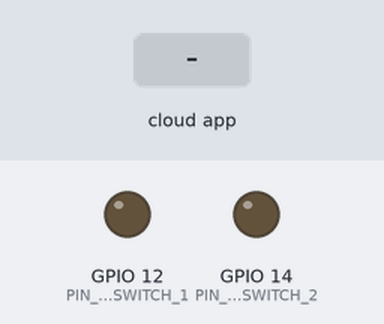
The sketch below on a simulated ESP32. On the bench: output pins drawn as LEDs (lit = HIGH). Inputs (shaded band) come from the test bench. The RemoteXY app is connected.

Above: at 1.2 s.
1.3 s: the phone or cloud app sets pushSwitch_1 to 1
At 2.1 s:
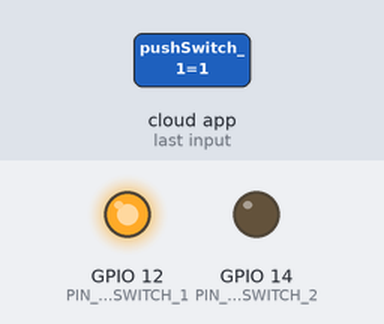
2.8 s: the phone or cloud app sets pushSwitch_2 to 1
At 3.3 s:
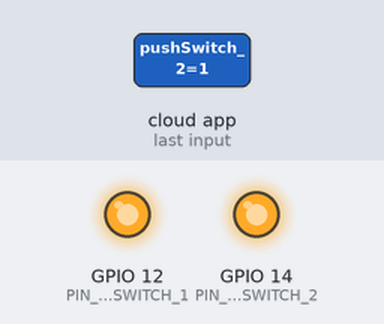
4.3 s: the phone or cloud app sets pushSwitch_1 to 0
At 5.5 s:
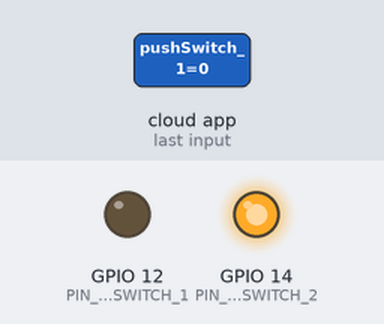
5.8 s: the phone or cloud app sets pushSwitch_2 to 0
At 6.7 s:
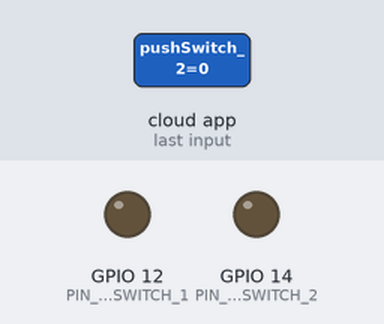
Timing chart, 0 to 8.3 s (numbered marks = the images above; inputs shaded):
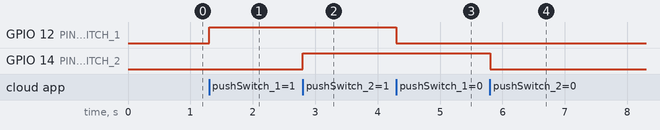

The sketch:

project2.ino
```cpp
//////////////////////////////////////////////
//        RemoteXY include library          //
//////////////////////////////////////////////

// RemoteXY select connection mode and include library
#define REMOTEXY_MODE__ESP32CORE_BLE
#include <BLEDevice.h>  //LIBRERIA PARA BLUETOOTH LOW ENERGY CARGADA EN LA BIBLIOTECA DEL ARDUINO

#include <RemoteXY.h> //LIBRERIA RemoteXY CARGADA EN LA BIBLIOTECA DEL ARDUINO

// RemoteXY connection settings
#define REMOTEXY_BLUETOOTH_NAME "RemoteXY_Oscar"    //NOMBRE DEL BLUETOOTH DEL ESP32


// RemoteXY configurate  -  CONFIGURACION REALIZADA SOBRE EL EDITOR DE RemoteXY - PARAMETROS DEL DASHBOARD
#pragma pack(push, 1)
uint8_t RemoteXY_CONF[] =   // 92 bytes
  { 255,2,0,0,0,85,0,16,94,1,129,0,9,4,44,9,232,84,69,83,
  84,32,76,69,68,0,129,0,17,21,27,6,1,76,69,68,32,82,111,106,
  111,0,129,0,17,60,26,6,6,76,69,68,32,65,122,117,108,0,10,48,
  23,30,15,15,135,1,31,79,78,0,31,79,70,70,0,10,48,23,70,15,
  15,135,1,31,79,78,0,31,79,70,70,0 };

// this structure defines all the variables and events of your control interface
struct {

    // input variables
  uint8_t pushSwitch_1; // =1 if state is ON, else =0
  uint8_t pushSwitch_2; // =1 if state is ON, else =0

    // other variable
  uint8_t connect_flag;  // =1 if wire connected, else =0

} RemoteXY;
#pragma pack(pop)

/////////////////////////////////////////////
//           END RemoteXY include          //
/////////////////////////////////////////////

#define PIN_PUSHSWITCH_1 12 //DEFINE Y ASOCIA PIN CON GPIO12 DONDE ESTA COENCTADO LED ROJO
#define PIN_PUSHSWITCH_2 14 //DEFINE Y ASOCIA PIN CON GPIO14 DONDE ESTA CONECTADO LED AZUL


void setup()
{
  RemoteXY_Init ();   //INICIA RemoteXY

  pinMode (PIN_PUSHSWITCH_1, OUTPUT); //CONFIGURA COMO SALIDA EL PIN 12 ASOCIADO AL LED ROJO
  pinMode (PIN_PUSHSWITCH_2, OUTPUT); //CONFIGURA COMO SALIDA EL PIN 14 ASOCIADO AL LED AZUL

  // TODO you setup code

}

void loop()
{
  RemoteXY_Handler ();

  digitalWrite(PIN_PUSHSWITCH_1, (RemoteXY.pushSwitch_1==0)?LOW:HIGH); //MODIFICA ESTADO DE LA VARIABLEA ASOCIADA AL LED ROJO
  digitalWrite(PIN_PUSHSWITCH_2, (RemoteXY.pushSwitch_2==0)?LOW:HIGH); //MODIFICA ESTADO DE LA VARIABLEA ASOCIADA AL LED AZUL

  // TODO you loop code
  // use the RemoteXY structure for data transfer
  // do not call delay()


}
```

Measured:
- after the input at 1.3 s, GPIO 12 (PIN_PUSHSWITCH_1): LOW → HIGH at once
- after the input at 2.8 s, GPIO 14 (PIN_PUSHSWITCH_2): LOW → HIGH at once
- after the input at 4.3 s, GPIO 12 (PIN_PUSHSWITCH_1): HIGH → LOW at once
- after the input at 5.8 s, GPIO 14 (PIN_PUSHSWITCH_2): HIGH → LOW at once
